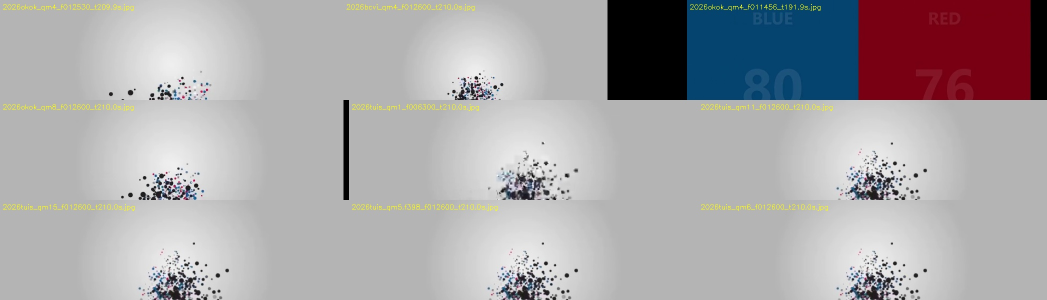
#> input picture bad_frames_review.jpg, 2094 x 600 px (shown at 1/2 size)
$ python -i background.py   (imports and definitions only)
#> lines starting #> are read from the running program, lines starting #| are printed output that depends on the picture
"""
FRC Scoring Analyzer — 背景模型（Temporal Median）

固定攝影機 FRC 比賽影片：均勻取樣 → 像素中位數 → 靜態背景圖
每幀 absdiff → 閾值化 → 前景遮罩，自動排除觀眾席/記分板等非場地區域。
"""

import cv2
import numpy as np


class BackgroundModel:
    """Temporal Median 背景模型。"""

    def __init__(self, fg_threshold: int = 30, dilate_kernel: int = 5):
        """
        Args:
            fg_threshold: 前景閾值 (0-255)，absdiff 大於此值視為前景
            dilate_kernel: 膨脹核大小，填補前景區域中的小空洞
        """
        self._fg_threshold = fg_threshold
        self._dilate_kernel = dilate_kernel
        self._background: np.ndarray | None = None

    # [51 lines left out: functions background_image, build, not called in this run]

    def get_foreground_mask(self, frame: np.ndarray) -> np.ndarray:
        """
        計算前景遮罩。

        Args:
            frame: 當前幀 (BGR)

        Returns:
            二值遮罩 (uint8)，255=前景，0=背景
        """
        if self._background is None:
            raise RuntimeError("請先呼叫 build() 建立背景模型")

        # absdiff → 取每通道最大差異
        diff = cv2.absdiff(frame, self._background)
        max_diff = np.max(diff, axis=2)

        # 閾值化
        _, mask = cv2.threshold(max_diff, self._fg_threshold, 255,
                                cv2.THRESH_BINARY)

        # 膨脹填補空洞
        if self._dilate_kernel > 0:
            kernel = cv2.getStructuringElement(
                cv2.MORPH_ELLIPSE,
                (self._dilate_kernel, self._dilate_kernel))
            mask = cv2.dilate(mask, kernel, iterations=2)

        return mask

>>> import cv2
>>> picture = cv2.imread('bad_frames_review.jpg', cv2.IMREAD_GRAYSCALE)
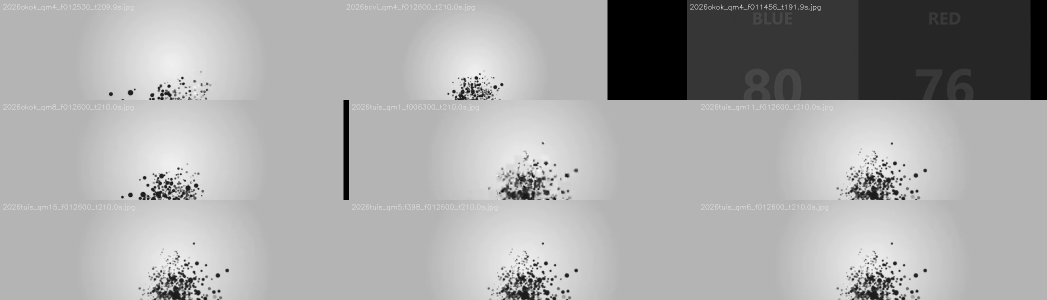
#> picture: shape (600, 2094) (shown at 1/2 size); min 0, max 255, mean 167.8
>>> result = BackgroundModel().get_foreground_mask(picture)
#> (the run stopped early here; a loop or call above may not have finished)
